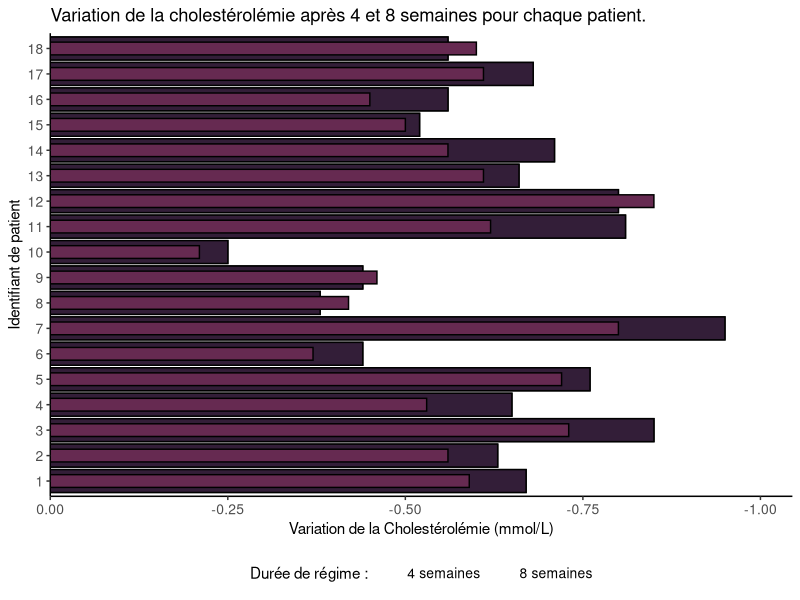
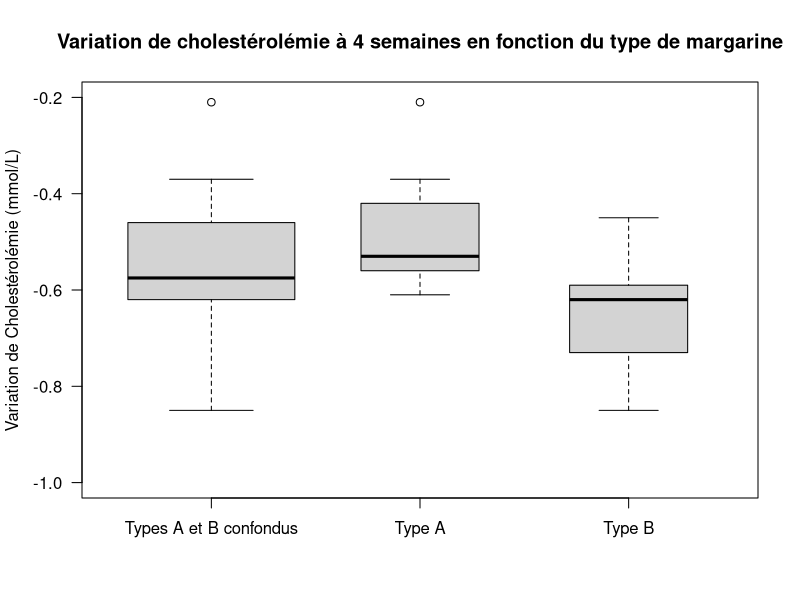
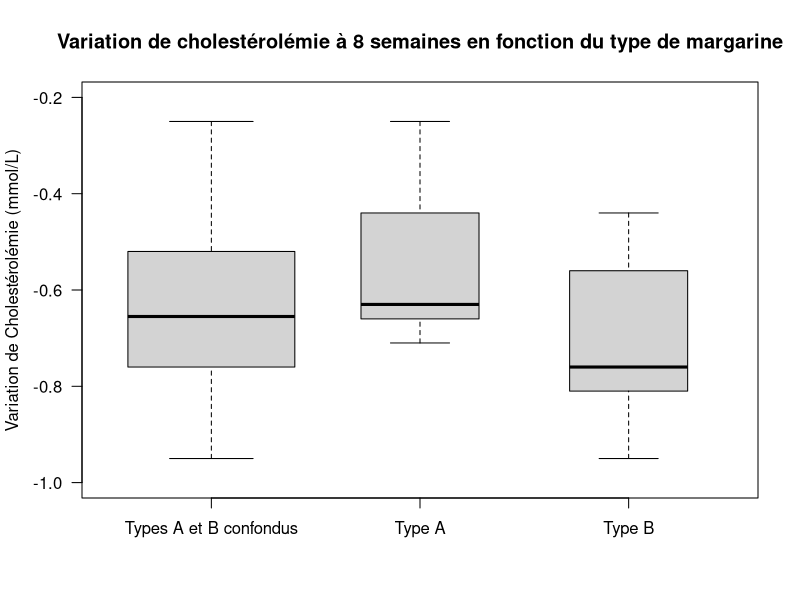

Here is the R script that generated these plots, in order:
# installation des packages si besoin:
## install.packages("readr")
## install.packages("reshape2")
## install.packages("ggplot2")

#import des packages 
library(readr)      #lecteur de csv
library(reshape2)   #fonction melt 
library(ggplot2)    #plotting


#charger les données du csv dans une variable 'cholcsv'
cholcsv = read.csv("./data/Cholesterol_R.csv", header=TRUE, fileEncoding = 'UTF-8-BOM')

#si le path du csv n'est pas valide, utiliser file.choose()
# cholcsvfile = read.csv(file.choose(), header=TRUE, fileEncoding = 'UTF-8-BOM')


#avant de passer à la suite, il est important d'explorer un peu le CSV
#l'explorateur de variable de rstudio est bien pour cela.

#summary donne des stats rapides sur les colonnes
#la première colonne 'id' est exclue des stats (pas de sens de faire des stats sur un id autoincrémenté)
summary(cholcsv[-1])

#utilisation de la fonction table pour voir les catégories de la colonne 'Margarine'
table(cholcsv$Margarine)

################################################################################
# Feature engineering :
#ajout de deux colonnes pour voir le changement de cholestérolémie:
# change4w : After4weeks - Before
# change8w : After8weeks - Before

cholcsv$change4w = with(cholcsv, After4weeks - Before)
cholcsv$change8w = with(cholcsv, After8weeks - Before)

################################################################################
# Première visualisation : 
# diagramme en barres du changement de cholestérolémie pour chaque patient

# couleurs:
mypalette = c("#331E38", "#662A51")

ggplot(mapping = aes(x, y)) +
  geom_bar(data = cholcsv, # Barres "dummy" pour forcer légende
           aes(ID, change8w, fill="dummy"),
           width = 0.9,
           stat = 'identity',
           color = "black",
           size=0.5) + 
  geom_bar(data = cholcsv,# Barres les plus longues pour le change8w
           aes(ID, change8w),
           width = 0.9,
           stat = 'identity',
           color = "black",
           fill = mypalette[1],
           size=0.5) + 
  geom_bar(data = cholcsv,# Barres les plus courtes pour le change4w
           aes(x = ID, y = change4w, fill='a'),
           width = 0.5, 
           stat = 'identity',
           fill = mypalette[2],
           color = "black",
           size=0.5) +
  scale_fill_manual(name = 'Durée de régime :',# Customisation légende: 
                    values =c(mypalette[2],mypalette[1]),
                    labels = c('4 semaines','8 semaines'),
                    limits = c('4 semaines','8 semaines')) +
  theme_classic()+
  xlab("Identifiant de patient") + # labels x et y
  ylab("Variation de la Cholestérolémie (mmol/L)") + 
  scale_x_discrete(breaks = factor(cholcsv$ID),  # scale axe x
                   labels= factor(cholcsv$ID), 
                   limits= factor(cholcsv$ID)) +
  scale_y_reverse(expand = expansion(mult = c(0, .1)))+ # reverse axe y (pour les valeurs négatives)
  coord_flip() +   # flip le graph
  ggtitle("Variation de la cholestérolémie après 4 et 8 semaines pour chaque patient.") +# tittle
  theme(axis.text.y = element_text(size = 10),  # font sizes
        axis.text.x = element_text(size = 10)) +
  theme(legend.position="bottom",
        legend.text=element_text(size=10),
        legend.title=element_text(size=11))
  
#le plot peut mettre un peut de temps à s'afficher!
# l'export et le zoom marchent avec.....
################################################################################
# 2e et 3e visualisations : création des boxplots :

# Filtrer le dataset en fonction du type de margarine :
typeA = cholcsv[cholcsv$Margarine=="A",]
typeB = cholcsv[cholcsv$Margarine=="B",]



boxplot(cholcsv$change4w, typeA$change4w, typeB$change4w,
        las=1,
        main="Variation de cholestérolémie à 4 semaines en fonction du type de margarine",
        varwidth = TRUE,
        ylab= "Variation de Cholestérolémie (mmol/L)",
        names = c("Types A et B confondus", "Type A", "Type B"),
        ylim = c(-1,-0.2), #important de bien garder la même échelle
        boxwex = 0.7 +
        theme_classic()
)


boxplot(cholcsv$change8w, typeA$change8w, typeB$change8w,
        las = 1,
        main ="Variation de cholestérolémie à 8 semaines en fonction du type de margarine",
        varwidth = TRUE,
        ylab = "Variation de Cholestérolémie (mmol/L)",
        names = c("Types A et B confondus", "Type A", "Type B"),
        ylim = c(-1,-0.2),
        boxwex = 0.7+
        theme_classic()
        )



one.way = aov(change8w ~Margarine, data = cholcsv)
summary(one.way)

one.way = aov(change4w ~Margarine, data = cholcsv)
summary(one.way)

# Faire une petite comparaison aux amélioration moyennes attendues avec statines ?


